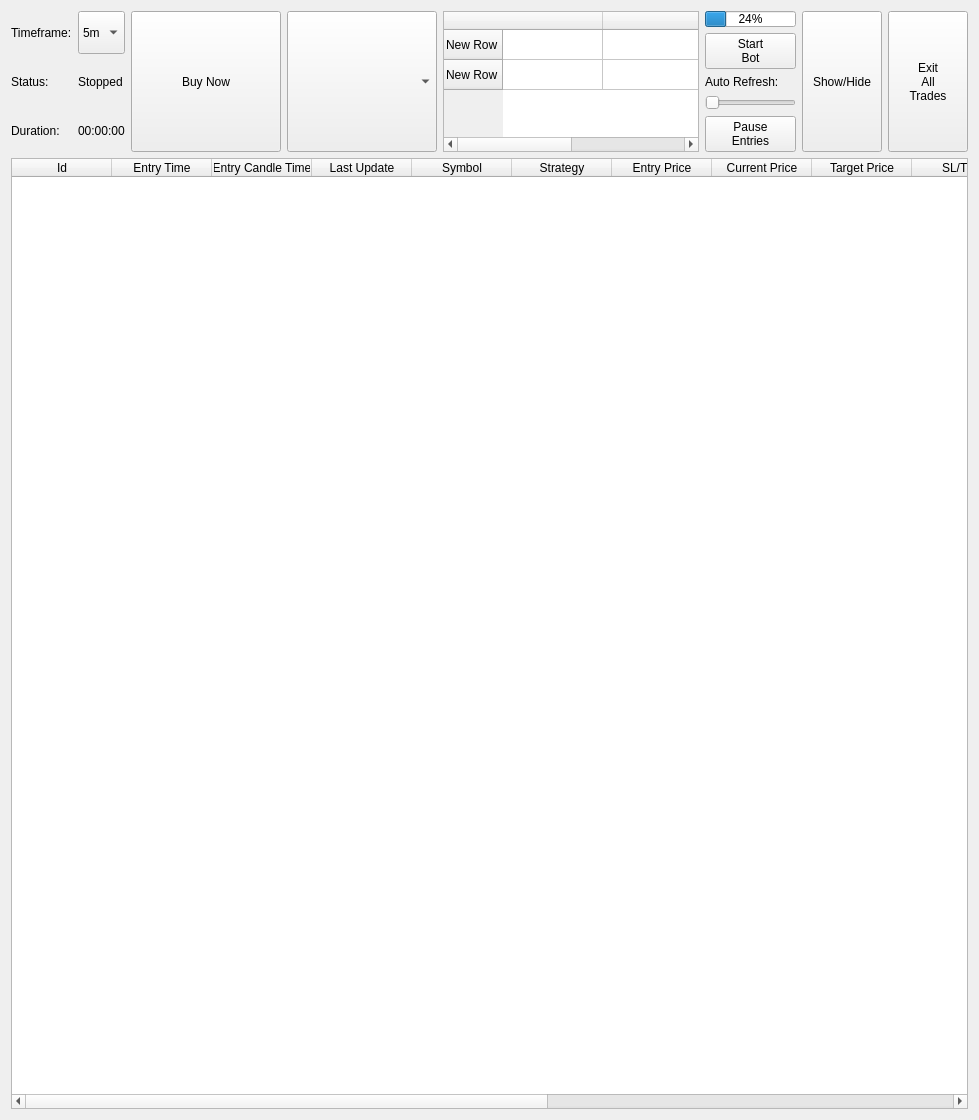
        <widget class="QWidget" name="tabTrades">
         <property name="styleSheet">
          <string notr="true"/>
         </property>
         <attribute name="title">
          <string>Trades</string>
         </attribute>
         <layout class="QGridLayout" name="gridLayout_13">
          <property name="sizeConstraint">
           <enum>QLayout::SetDefaultConstraint</enum>
          </property>
          <item row="0" column="0">
           <layout class="QVBoxLayout" name="verticalLayout_14" stretch="8,92">
            <item>
             <layout class="QHBoxLayout" name="horizontalLayout_5" stretch="0,0,0,0,0,0">
              <property name="sizeConstraint">
               <enum>QLayout::SetDefaultConstraint</enum>
              </property>
              <item>
               <layout class="QGridLayout" name="gridLayout_2">
                <item row="0" column="0">
                 <widget class="QLabel" name="timeframeLabel">
                  <property name="sizePolicy">
                   <sizepolicy hsizetype="Preferred" vsizetype="Preferred">
                    <horstretch>0</horstretch>
                    <verstretch>0</verstretch>
                   </sizepolicy>
                  </property>
                  <property name="styleSheet">
                   <string notr="true"/>
                  </property>
                  <property name="text">
                   <string>Timeframe:</string>
                  </property>
                 </widget>
                </item>
                <item row="0" column="1">
                 <widget class="QComboBox" name="drpBotTimeframe">
                  <property name="sizePolicy">
                   <sizepolicy hsizetype="Preferred" vsizetype="Preferred">
                    <horstretch>0</horstretch>
                    <verstretch>0</verstretch>
                   </sizepolicy>
                  </property>
                  <property name="minimumSize">
                   <size>
                    <width>0</width>
                    <height>0</height>
                   </size>
                  </property>
                  <property name="maximumSize">
                   <size>
                    <width>300</width>
                    <height>16777215</height>
                   </size>
                  </property>
                  <property name="styleSheet">
                   <string notr="true"/>
                  </property>
                  <property name="currentText">
                   <string>5m</string>
                  </property>
                  <property name="currentIndex">
                   <number>1</number>
                  </property>
                  <item>
                   <property name="text">
                    <string>1m</string>
                   </property>
                  </item>
                  <item>
                   <property name="text">
                    <string>5m</string>
                   </property>
                  </item>
                  <item>
                   <property name="text">
                    <string>1h</string>
                   </property>
                  </item>
                  <item>
                   <property name="text">
                    <string>1d</string>
                   </property>
                  </item>
                 </widget>
                </item>
                <item row="1" column="0">
                 <widget class="QLabel" name="statusLabel">
                  <property name="sizePolicy">
                   <sizepolicy hsizetype="Preferred" vsizetype="Preferred">
                    <horstretch>0</horstretch>
                    <verstretch>0</verstretch>
                   </sizepolicy>
                  </property>
                  <property name="styleSheet">
                   <string notr="true"/>
                  </property>
                  <property name="text">
                   <string>Status:</string>
                  </property>
                 </widget>
                </item>
                <item row="1" column="1">
                 <widget class="QLabel" name="lblBotStatus">
                  <property name="sizePolicy">
                   <sizepolicy hsizetype="Preferred" vsizetype="Preferred">
                    <horstretch>0</horstretch>
                    <verstretch>0</verstretch>
                   </sizepolicy>
                  </property>
                  <property name="maximumSize">
                   <size>
                    <width>300</width>
                    <height>16777215</height>
                   </size>
                  </property>
                  <property name="styleSheet">
                   <string notr="true"/>
                  </property>
                  <property name="text">
                   <string>Stopped</string>
                  </property>
                 </widget>
                </item>
                <item row="2" column="0">
                 <widget class="QLabel" name="openTradesLabel">
                  <property name="sizePolicy">
                   <sizepolicy hsizetype="Preferred" vsizetype="Preferred">
                    <horstretch>0</horstretch>
                    <verstretch>0</verstretch>
                   </sizepolicy>
                  </property>
                  <property name="styleSheet">
                   <string notr="true"/>
                  </property>
                  <property name="text">
                   <string>Duration:</string>
                  </property>
                 </widget>
                </item>
                <item row="2" column="1">
                 <widget class="QLabel" name="lblBotRunTime">
                  <property name="sizePolicy">
                   <sizepolicy hsizetype="Preferred" vsizetype="Preferred">
                    <horstretch>0</horstretch>
                    <verstretch>0</verstretch>
                   </sizepolicy>
                  </property>
                  <property name="maximumSize">
                   <size>
                    <width>300</width>
                    <height>16777215</height>
                   </size>
                  </property>
                  <property name="styleSheet">
                   <string notr="true"/>
                  </property>
                  <property name="text">
                   <string>00:00:00</string>
                  </property>
                 </widget>
                </item>
               </layout>
              </item>
              <item>
               <layout class="QHBoxLayout" name="horizontalLayout_13">
                <item>
                 <widget class="QPushButton" name="btnBuyNow">
                  <property name="sizePolicy">
                   <sizepolicy hsizetype="Minimum" vsizetype="Minimum">
                    <horstretch>0</horstretch>
                    <verstretch>0</verstretch>
                   </sizepolicy>
                  </property>
                  <property name="minimumSize">
                   <size>
                    <width>150</width>
                    <height>0</height>
                   </size>
                  </property>
                  <property name="styleSheet">
                   <string notr="true"/>
                  </property>
                  <property name="text">
                   <string>Buy Now</string>
                  </property>
                 </widget>
                </item>
                <item>
                 <widget class="QComboBox" name="drpSymbolBuyNow">
                  <property name="sizePolicy">
                   <sizepolicy hsizetype="Minimum" vsizetype="Minimum">
                    <horstretch>0</horstretch>
                    <verstretch>0</verstretch>
                   </sizepolicy>
                  </property>
                  <property name="minimumSize">
                   <size>
                    <width>150</width>
                    <height>0</height>
                   </size>
                  </property>
                  <property name="maximumSize">
                   <size>
                    <width>140</width>
                    <height>16777215</height>
                   </size>
                  </property>
                  <property name="styleSheet">
                   <string notr="true"/>
                  </property>
                 </widget>
                </item>
               </layout>
              </item>
              <item>
               <widget class="QTableWidget" name="tblQuickStats">
                <property name="sizePolicy">
                 <sizepolicy hsizetype="Preferred" vsizetype="Preferred">
                  <horstretch>0</horstretch>
                  <verstretch>0</verstretch>
                 </sizepolicy>
                </property>
                <property name="minimumSize">
                 <size>
                  <width>0</width>
                  <height>0</height>
                 </size>
                </property>
                <property name="maximumSize">
                 <size>
                  <width>16777215</width>
                  <height>16777215</height>
                 </size>
                </property>
                <property name="baseSize">
                 <size>
                  <width>0</width>
                  <height>0</height>
                 </size>
                </property>
                <property name="styleSheet">
                 <string notr="true"/>
                </property>
                <row>
                 <property name="text">
                  <string>New Row</string>
                 </property>
                </row>
                <row>
                 <property name="text">
                  <string>New Row</string>
                 </property>
                </row>
                <column>
                 <property name="text">
                  <string/>
                 </property>
                </column>
                <column>
                 <property name="text">
                  <string/>
                 </property>
                </column>
               </widget>
              </item>
              <item>
               <layout class="QVBoxLayout" name="verticalLayout_2">
                <item>
                 <widget class="QProgressBar" name="progressBar">
                  <property name="sizePolicy">
                   <sizepolicy hsizetype="Preferred" vsizetype="Preferred">
                    <horstretch>0</horstretch>
                    <verstretch>0</verstretch>
                   </sizepolicy>
                  </property>
                  <property name="minimumSize">
                   <size>
                    <width>0</width>
                    <height>0</height>
                   </size>
                  </property>
                  <property name="styleSheet">
                   <string notr="true"/>
                  </property>
                  <property name="value">
                   <number>24</number>
                  </property>
                 </widget>
                </item>
                <item>
                 <widget class="QPushButton" name="btnStartBot">
                  <property name="sizePolicy">
                   <sizepolicy hsizetype="Preferred" vsizetype="Preferred">
                    <horstretch>0</horstretch>
                    <verstretch>0</verstretch>
                   </sizepolicy>
                  </property>
                  <property name="minimumSize">
                   <size>
                    <width>0</width>
                    <height>0</height>
                   </size>
                  </property>
                  <property name="maximumSize">
                   <size>
                    <width>200</width>
                    <height>200</height>
                   </size>
                  </property>
                  <property name="baseSize">
                   <size>
                    <width>0</width>
                    <height>0</height>
                   </size>
                  </property>
                  <property name="styleSheet">
                   <string notr="true"/>
                  </property>
                  <property name="text">
                   <string>Start
Bot</string>
                  </property>
                 </widget>
                </item>
                <item>
                 <widget class="QLabel" name="asdLabel_2">
                  <property name="sizePolicy">
                   <sizepolicy hsizetype="Fixed" vsizetype="Fixed">
                    <horstretch>0</horstretch>
                    <verstretch>0</verstretch>
                   </sizepolicy>
                  </property>
                  <property name="styleSheet">
                   <string notr="true"/>
                  </property>
                  <property name="text">
                   <string>Auto Refresh:</string>
                  </property>
                 </widget>
                </item>
                <item>
                 <widget class="QSlider" name="horizontalSlider">
                  <property name="sizePolicy">
                   <sizepolicy hsizetype="Preferred" vsizetype="Preferred">
                    <horstretch>0</horstretch>
                    <verstretch>0</verstretch>
                   </sizepolicy>
                  </property>
                  <property name="minimumSize">
                   <size>
                    <width>0</width>
                    <height>0</height>
                   </size>
                  </property>
                  <property name="maximum">
                   <number>5</number>
                  </property>
                  <property name="singleStep">
                   <number>5</number>
                  </property>
                  <property name="orientation">
                   <enum>Qt::Horizontal</enum>
                  </property>
                 </widget>
                </item>
                <item>
                 <widget class="QPushButton" name="btnStopEntries">
                  <property name="sizePolicy">
                   <sizepolicy hsizetype="Preferred" vsizetype="Preferred">
                    <horstretch>0</horstretch>
                    <verstretch>0</verstretch>
                   </sizepolicy>
                  </property>
                  <property name="minimumSize">
                   <size>
                    <width>0</width>
                    <height>0</height>
                   </size>
                  </property>
                  <property name="maximumSize">
                   <size>
                    <width>200</width>
                    <height>200</height>
                   </size>
                  </property>
                  <property name="baseSize">
                   <size>
                    <width>0</width>
                    <height>0</height>
                   </size>
                  </property>
                  <property name="styleSheet">
                   <string notr="true"/>
                  </property>
                  <property name="text">
                   <string>Pause
Entries</string>
                  </property>
                 </widget>
                </item>
               </layout>
              </item>
              <item>
               <widget class="QPushButton" name="ShowHide_Trades">
                <property name="sizePolicy">
                 <sizepolicy hsizetype="Minimum" vsizetype="Minimum">
                  <horstretch>0</horstretch>
                  <verstretch>0</verstretch>
                 </sizepolicy>
                </property>
                <property name="minimumSize">
                 <size>
                  <width>30</width>
                  <height>30</height>
                 </size>
                </property>
                <property name="maximumSize">
                 <size>
                  <width>200</width>
                  <height>200</height>
                 </size>
                </property>
                <property name="baseSize">
                 <size>
                  <width>0</width>
                  <height>0</height>
                 </size>
                </property>
                <property name="text">
                 <string>Show/Hide</string>
                </property>
               </widget>
              </item>
              <item>
               <widget class="QPushButton" name="btnExitAllTrades">
                <property name="sizePolicy">
                 <sizepolicy hsizetype="Minimum" vsizetype="Minimum">
                  <horstretch>0</horstretch>
                  <verstretch>0</verstretch>
                 </sizepolicy>
                </property>
                <property name="minimumSize">
                 <size>
                  <width>30</width>
                  <height>30</height>
                 </size>
                </property>
                <property name="maximumSize">
                 <size>
                  <width>200</width>
                  <height>200</height>
                 </size>
                </property>
                <property name="baseSize">
                 <size>
                  <width>0</width>
                  <height>0</height>
                 </size>
                </property>
                <property name="styleSheet">
                 <string notr="true"/>
                </property>
                <property name="text">
                 <string>Exit
All
Trades</string>
                </property>
               </widget>
              </item>
             </layout>
            </item>
            <item>
             <widget class="QTableWidget" name="tblTrades">
              <property name="enabled">
               <bool>true</bool>
              </property>
              <property name="sizePolicy">
               <sizepolicy hsizetype="Expanding" vsizetype="Expanding">
                <horstretch>0</horstretch>
                <verstretch>0</verstretch>
               </sizepolicy>
              </property>
              <property name="minimumSize">
               <size>
                <width>0</width>
                <height>900</height>
               </size>
              </property>
              <property name="baseSize">
               <size>
                <width>0</width>
                <height>900</height>
               </size>
              </property>
              <property name="styleSheet">
               <string notr="true"/>
              </property>
              <property name="alternatingRowColors">
               <bool>true</bool>
              </property>
              <property name="sortingEnabled">
               <bool>true</bool>
              </property>
              <attribute name="verticalHeaderVisible">
               <bool>false</bool>
              </attribute>
              <column>
               <property name="text">
                <string>Id</string>
               </property>
              </column>
              <column>
               <property name="text">
                <string>Entry Time</string>
               </property>
              </column>
              <column>
               <property name="text">
                <string>Entry Candle Time</string>
               </property>
              </column>
              <column>
               <property name="text">
                <string>Last Update</string>
               </property>
              </column>
              <column>
               <property name="text">
                <string>Symbol</string>
               </property>
              </column>
              <column>
               <property name="text">
                <string>Strategy</string>
               </property>
              </column>
              <column>
               <property name="text">
                <string>Entry Price</string>
               </property>
              </column>
              <column>
               <property name="text">
                <string>Current Price</string>
               </property>
              </column>
              <column>
               <property name="text">
                <string>Target Price</string>
               </property>
              </column>
              <column>
               <property name="text">
                <string>SL/TSL</string>
               </property>
              </column>
              <column>
               <property name="text">
                <string>Base Amount</string>
               </property>
              </column>
              <column>
               <property name="text">
                <string>Quote Amount</string>
               </property>
              </column>
              <column>
               <property name="text">
                <string>PL</string>
               </property>
              </column>
              <column>
               <property name="text">
                <string>PL%</string>
               </property>
              </column>
              <column>
               <property name="text">
                <string>Mark Closed</string>
               </property>
              </column>
              <column>
               <property name="text">
                <string>Close Now</string>
               </property>
              </column>
             </widget>
            </item>
           </layout>
          </item>
         </layout>
        </widget>
